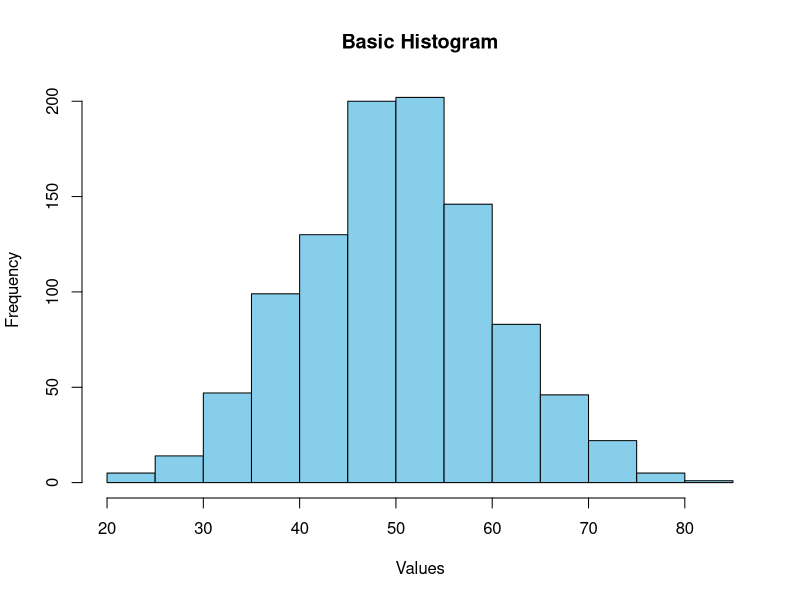
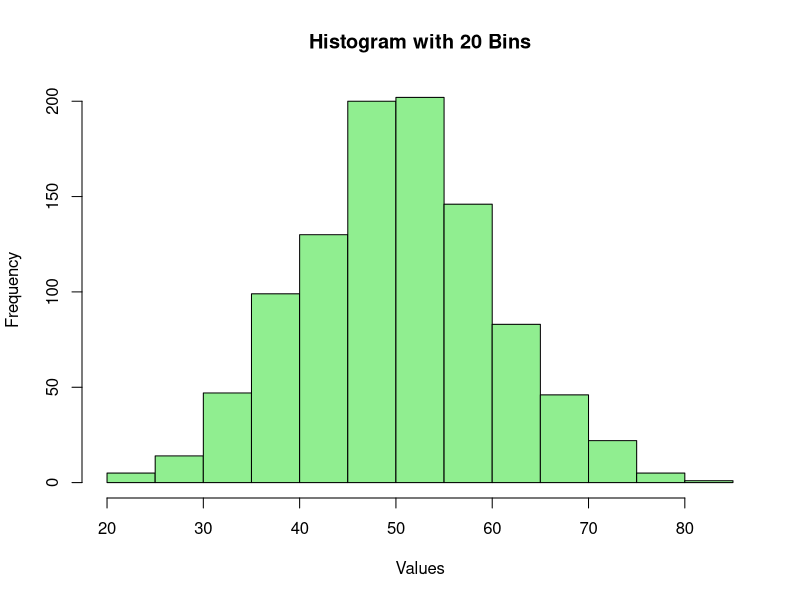
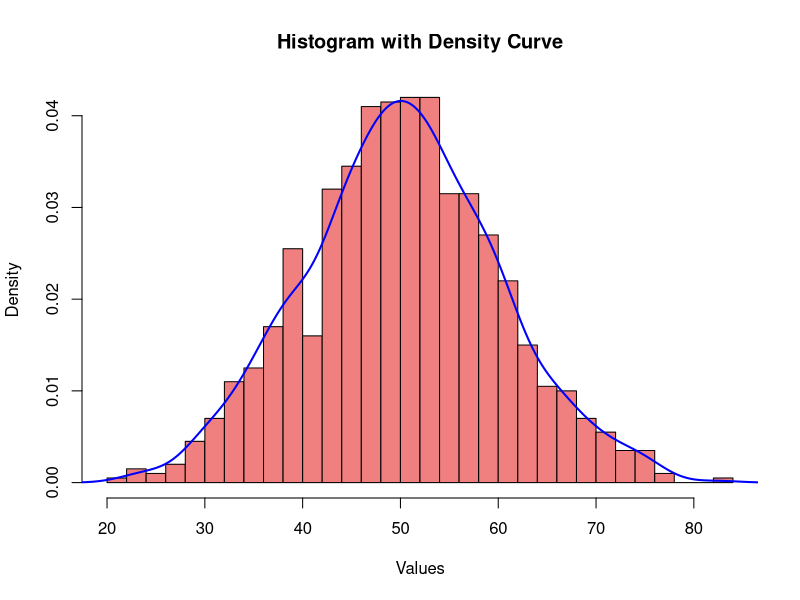
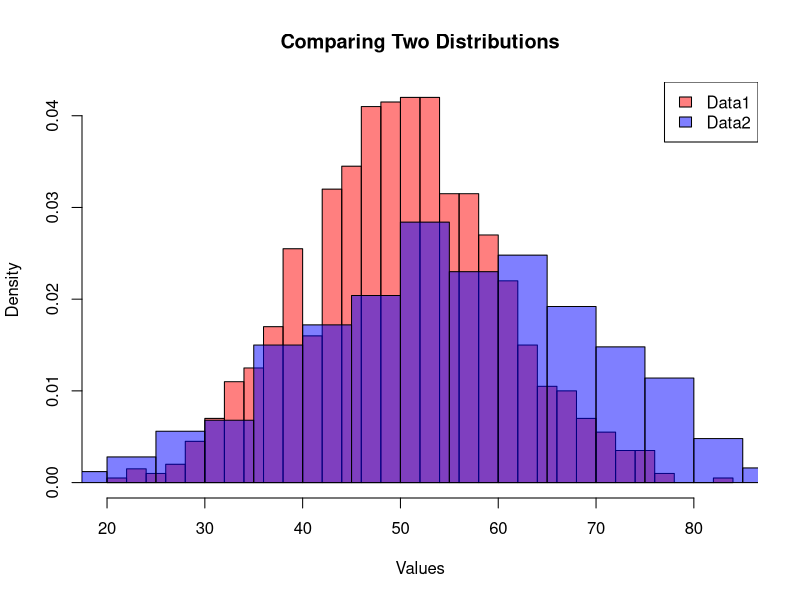
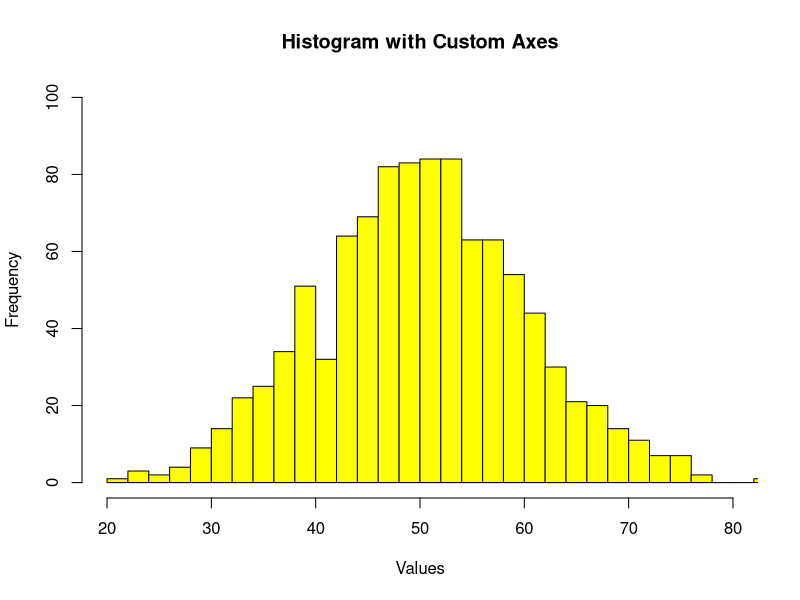

Recreate these plots in R, in order.
# 데이터 생성
set.seed(123)
data1 <- rnorm(1000, mean = 50, sd = 10)
data2 <- rnorm(1000, mean = 55, sd = 15)

# 기본 히스토그램 그리기
hist(data1, main = "Basic Histogram",
     xlab = "Values", ylab = "Frequency",
     col = "skyblue", border = "black")

# 특정 막대(bin) 수로 히스토그램 그리기
hist(data1, breaks = 20, main = "Histogram with 20 Bins",
     xlab = "Values", ylab = "Frequency",
     col = "lightgreen", border = "black")

# 밀도 곡선 추가한 히스토그램
hist(data1, breaks = 30, probability = TRUE, main = "Histogram with Density Curve",
     xlab = "Values", ylab = "Density",
     col = "lightcoral", border = "black")
lines(density(data1), col = "blue", lwd = 2)

# 두 데이터셋 비교하는 히스토그램
hist(data1, breaks = 30, probability = TRUE, main = "Comparing Two Distributions",
     xlab = "Values", ylab = "Density",
     col = rgb(1, 0, 0, 0.5), border = "black")
hist(data2, breaks = 30, probability = TRUE, col = rgb(0, 0, 1, 0.5), border = "black", add = TRUE)
legend("topright", legend = c("Data1", "Data2"),
       fill = c(rgb(1, 0, 0, 0.5), rgb(0, 0, 1, 0.5)))

# 사용자 정의 X축, Y축 범위의 히스토그램
hist(data1, breaks = 30, main = "Histogram with Custom Axes",
     xlab = "Values", ylab = "Frequency",
     xlim = c(20, 80), ylim = c(0, 100),
     col = "yellow", border = "black")
